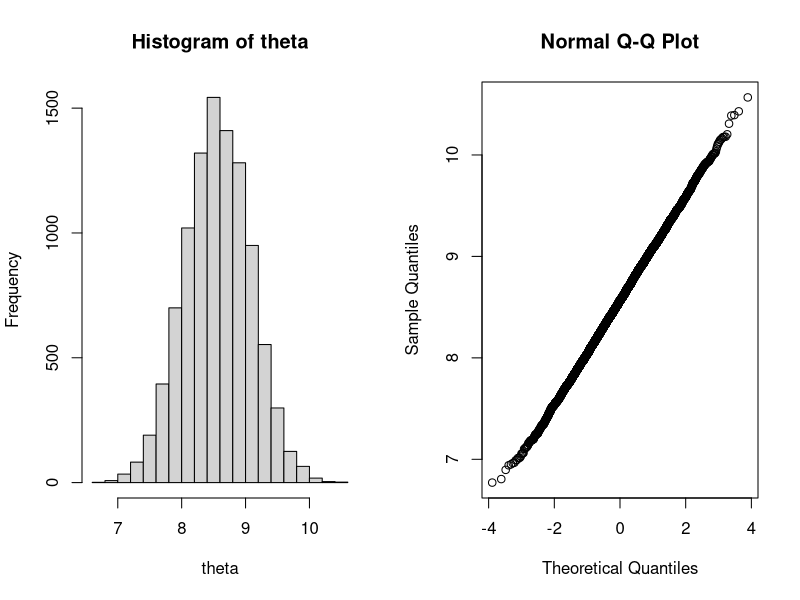

Reproduce this figure in R.
data = read.table("exercise-2/cholesterol.txt", header=TRUE)
before = data$Before
after = data$After8weeks

n = length(after)
sample = rnorm(10000)
theta = 2*mean(after) - ((2 * sample * sqrt(var(after)))/ sqrt(n)) - 3

par(mfrow=c(1,2))
hist(theta)
qqnorm(theta)

theta_hat = mean(theta)


# ci
alpha = 0.05
mean = mean(after)
s = sd(after)
n = length(after)
t_alpha = qt(1 - (alpha/2), df=n-1)
error = t_alpha * (s / sqrt(n))
lower_bound = theta_hat - error
upper_bound = theta_hat + error
ci = c(lower_bound, upper_bound)
print(ci)